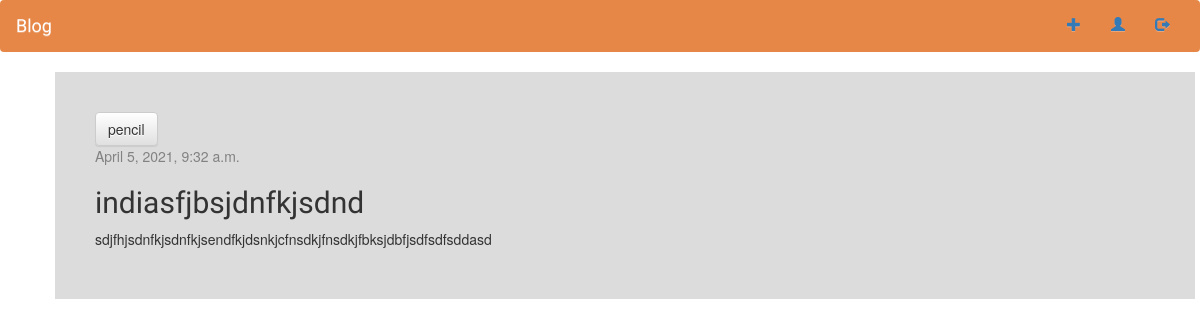
Page /post/2/ (signed in) on the committed database.
### blog/models.py (models this page shows, shortened)
class Post(models.Model):
    author = models.ForeignKey(settings.AUTH_USER_MODEL, on_delete=models.CASCADE)
    title = models.CharField(max_length=200)
    text = models.TextField()
    created_date = models.DateTimeField(default=timezone.now)
    published_date = models.DateTimeField(blank=True, null=True)

### blog/views.py (the view)
# urls.py: path('post/<int:pk>/', views.post_detail, name='post_detail'),
@login_required
def post_detail(request, pk):
    post = get_object_or_404(Post, pk=pk)
    return render(request, 'blog/post_detail.html', {'post': post})

### blog/templates/blog/post_detail.html
{% extends 'blog/base.html' %}
{% block content %}
    <article class="post">
        <aside class="actions">
            {% if user.is_authenticated %}
            <a class="btn btn-default" href="{% url 'post_edit' pk=post.pk %}">
               pencil
            </a>
       {% endif %}
        </aside>
        {% if post.published_date %}
            <time class="date">
                {{ post.published_date }}
            </time>
        {% endif %}
        <h2>{{ post.title }}</h2>
        <p>{{ post.text|linebreaksbr }}</p>
    </article>
{% endblock %}

### blog/templates/blog/base.html (style rules this page uses)
h1, h2, h3, h4 { font-family: 'Raleway', sans-serif; }
.date { color: #828282; }
.post { padding: 40px; transition: box-shadow .3s; background-color: #DCDCDC; }

### rows in the picture
Post: published_date "April 5, 2021, 9:32 a.m.", title "indiasfjbsjdnfkjsdnd", text "sdjfhjsdnfkjsdnfkjsendfkjdsnkjcfnsdkjfnsdkjfbksjdbfjsdfsdfsddasd"
